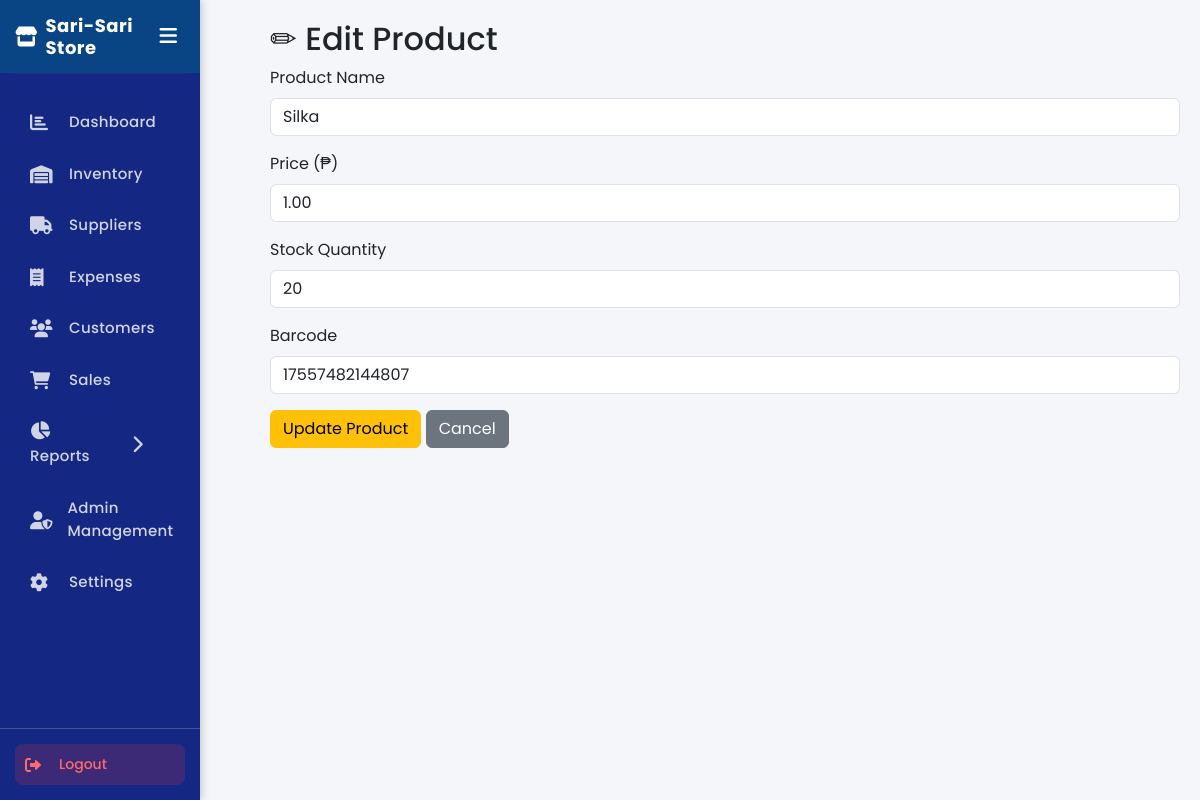
The page /edit_product.php?id=11 on the database its author committed.
### tables this page shows
CREATE TABLE `products` (
  `id` int(11) NOT NULL,
  `barcode` varchar(100) DEFAULT NULL,
  `product_name` varchar(100) NOT NULL,
  `price` decimal(10,2) NOT NULL,
  `stock` int(11) NOT NULL,
  `quantity` int(11) DEFAULT 0,
  `created_at` timestamp NOT NULL DEFAULT current_timestamp()
);

### edit_product.php (the view, shortened to what this page needs)
<?php
include 'db.php';
$product = null;
if (isset($_GET['id'])) {
    $id = intval($_GET['id']);
    $stmt = $conn->prepare("SELECT * FROM products WHERE id = ?");
    $stmt->bind_param("i", $id);
    $stmt->execute();
    $result = $stmt->get_result();
    $product = $result->fetch_assoc();
}
?>
<!DOCTYPE html>
<html lang="en">
<head>
    <link href="https://cdn.jsdelivr.net/npm/bootstrap@5.3.0/dist/css/bootstrap.min.css" rel="stylesheet">
    <link rel="stylesheet" href="sidebar.css">
</head>
<body>
    <?php include 'sidebar.php'; ?>
    <div class="main-content">
        <h2>✏ Edit Product</h2>
        <?php if ($product): ?>
        <form method="POST" action="edit_product.php?id=<?= $product['id'] ?>">
            <div class="mb-3">
                <label for="name" class="form-label">Product Name</label>
                <input type="text" class="form-control" id="name" name="name" value="<?= htmlspecialchars($product['product_name']) ?>" required>
            </div>
            <div class="mb-3">
                <label for="price" class="form-label">Price (₱)</label>
                <input type="number" class="form-control" id="price" name="price" step="0.01" value="<?= $product['price'] ?>" required>
            </div>
            <div class="mb-3">
                <label for="stock" class="form-label">Stock Quantity</label>
                <input type="number" class="form-control" id="stock" name="stock" value="<?= $product['quantity'] ?>" required>
            </div>
            <div class="mb-3">
                <label for="barcode" class="form-label">Barcode</label>
                <input type="text" class="form-control" id="barcode" name="barcode" value="<?= htmlspecialchars($product['barcode']) ?>">
            </div>
            <button type="submit" class="btn btn-warning">Update Product</button>
            <a href="products_management.php" class="btn btn-secondary">Cancel</a>
        </form>
        <?php else: ?>
            <p class="text-danger">Product not found.</p>
        <?php endif; ?>
    </div>
</body>
</html>

### sidebar.css (style rules this page uses)
* { margin: 0; padding: 0; box-sizing: border-box; }
body { font-family: 'Segoe UI', Tahoma, Geneva, Verdana, sans-serif; background-color: #f8f9fa; }
.main-content { margin-left: 250px; padding: 20px; transition: margin-left 0.3s ease; }

### edit_product.php (style rules this page uses)
.main-content { margin-left: 250px; padding: 20px; transition: margin-left 0.3s; }

### sidebar.php (style rules this page uses)
body { margin: 0; font-family: 'Poppins', sans-serif; background: #f4f6fa; }

### rows shown on the page
products: name "Silka", price "1.00", stock "20", barcode "17557482144807"
